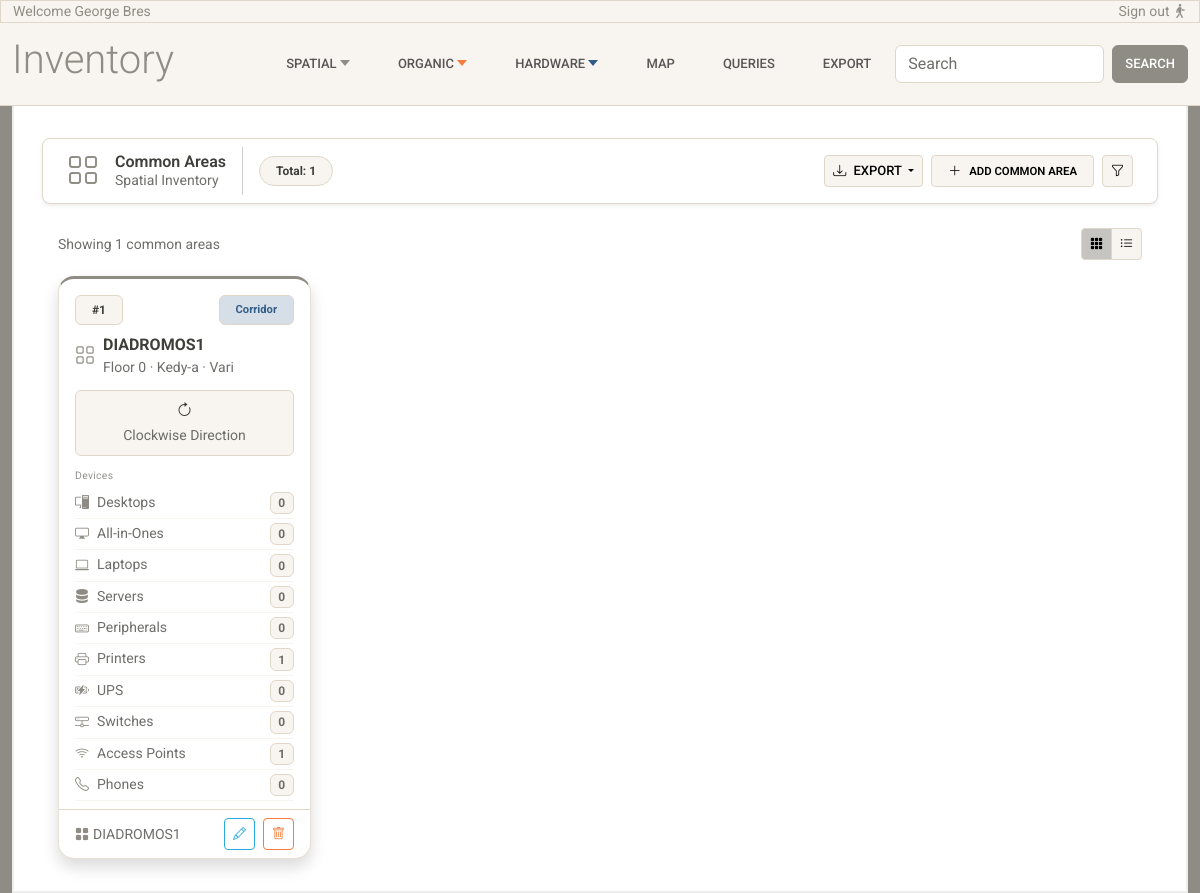
/common-areas/, run on the app's committed database.
### inventory/models.py (models this page shows, shortened)
class LifeCycle(models.Model):
    is_active = models.BooleanField(default=True)
    valid_from = models.DateField(default=timezone.now)
    valid_to = models.DateField(null=True, blank=True)
    class Meta:
        abstract = True

class CommonArea(LifeCycle):
    AREA_TYPE_CHOICES = [
        ("corridor",    "Corridor"),
        ("lobby",       "Lobby"),
        ("server_room", "Server Room"),
        ("other",       "Other"),
    ]
    floor = models.ForeignKey(
        Floor,
        on_delete=models.RESTRICT,
        related_name="common_areas"
    )
    name = models.CharField(max_length=150)
    area_type = models.CharField(
        max_length=20,
        choices=AREA_TYPE_CHOICES,
        default="corridor"
    )
    class Meta:
        unique_together = ("floor", "name")

class Floor(LifeCycle):
    building = models.ForeignKey(
        Building,
        on_delete=models.RESTRICT,
        related_name="floors"
    )
    floor_number = models.IntegerField()
    class Meta:
        unique_together = ("building", "floor_number")
        constraints = [
            models.CheckConstraint(
                condition=models.Q(floor_number__gte=-2),
                name="floor_number_min_minus_2",
                violation_error_message="Ο αριθμός ορόφου δεν μπορεί να είναι μικρότερος του -2."
            )
        ]

class Building(LifeCycle):
    area = models.ForeignKey(
        Area,
        on_delete=models.RESTRICT,
        related_name="buildings"
    )
    name = models.CharField(max_length=150)
    address = models.CharField(max_length=250, blank=True, null=True)

class Area(models.Model):
    city = models.ForeignKey(
        City,
        on_delete=models.RESTRICT,
        related_name="areas"
    )
    name = models.CharField(max_length=150)
    class Meta:
        constraints = [
            models.UniqueConstraint(fields=["city", "name"], name="unique_area_per_city")
        ]

### inventory/views.py (the view)
# urls.py: path('common-areas/', views.common_areas_list, name='common-areas-list'),
def common_areas_list(request):
    common_areas = CommonArea.objects.select_related(
        "floor__building__area__city"
    ).annotate(
        desktops_count=Count("devices__desktopcomputer", distinct=True),
        allinones_count=Count("devices__allinonecomputer", distinct=True),
        laptops_count=Count("devices__laptopcomputer", distinct=True),
        servers_count=Count("devices__servercomputer", distinct=True),
        printers_count=Count("devices__printer", distinct=True),
        ups_count=Count("devices__ups", distinct=True),
        switches_count=Count("devices__switch", distinct=True),
        phones_count=Count("devices__phone", distinct=True),
        accesspoints_count=Count("devices__accesspoint", distinct=True),
        peripherals_count=Count("devices__peripherals", distinct=True),
    )
    return render(
        request, "inventory/common-areas-list.html", {"common_areas": common_areas}
    )

### inventory/templates/inventory/common-areas-list.html (shortened to what this page needs)
{% extends 'inventory/base.html' %}
{% load static %}
{% block content %}
<div class="container-fluid">
  <nav class="navbar bg-white border shadow-sm sticky-top px-4 mb-4 rounded-3 z-1">
    <div class="d-flex align-items-center gap-3">
      <i class="bi bi-grid text-secondary fs-2"></i>
      <div class="d-flex flex-column lh-sm">
        <span class="fw-semibold text-dark">Common Areas</span>
        <span class="text-muted small">Spatial Inventory</span>
      </div>
      <div class="d-flex align-items-center gap-2">
        <span class="badge bg-light text-dark border rounded-5 px-3 py-2">Total: {{ common_areas|length }}</span>
      </div>
    </div>
    <div class="d-flex align-items-center gap-2 ms-auto">
      <div class="dropdown">
        <button class="btn btn-sm btn-light border dropdown-toggle" data-bs-toggle="dropdown">
          <i class="bi bi-download me-1"></i> Export
        </button>
      </div>
      <a href="#" class="btn btn-sm btn-light border d-flex align-items-center gap-2 px-3">
        <i class="bi bi-plus-lg"></i>
        <span class="small fw-semibold">Add Common Area</span>
      </a>
      <button class="btn btn-sm btn-light border">
        <i class="bi bi-funnel"></i>
      </button>
    </div>
  </nav>
  <div class="d-flex justify-content-between align-items-center px-3 mb-3">
    <span class="text-muted small">Showing {{ common_areas|length }} common areas</span>
    <div class="btn-group btn-group-sm">
      <button class="btn btn-light border active"><i class="bi bi-grid-3x3-gap-fill"></i></button>
      <button class="btn btn-light border"><i class="bi bi-list-ul"></i></button>
    </div>
  </div>
  <div class="px-3">
    <div class="row g-4" data-masonry='{"percentPosition": true, "horizontalOrder": true}'>
      {% for common_area in common_areas %}
      <div class="col-12 col-sm-6 col-md-4 col-lg-3">
        <div class="card h-100 shadow rounded-4 overflow-hidden card-hover card-spatial">
          <div class="card-header bg-transparent border-0 pt-3 pb-1 px-3">
            <div class="d-flex justify-content-between align-items-center mb-2">
              <span class="badge bg-light text-dark border rounded-2 px-3 py-2">#{{ forloop.counter|stringformat:"d" }}</span>
               <span class="badge border rounded-2 px-3 py-2 {% if common_area.area_type == 'corridor' %}bg-primary-subtle text-primary{% elif common_area.area_type == 'lobby' %}bg-success-subtle text-success{% elif common_area.area_type == 'server_room' %}bg-danger-subtle text-danger{% else %}bg-secondary-subtle text-secondary{% endif %}" style="font-size: 0.7rem;">
                    {{ common_area.get_area_type_display }}
                  </span>
            </div>
            <div class="d-flex align-items-center gap-2">
              <i class="bi {% if common_area.area_type == 'corridor' %}bi-grid{% elif common_area.area_type == 'lobby' %}bi-door-open{% elif common_area.area_type == 'server_room' %}bi-server{% else %}bi-grid{% endif %} text-secondary fs-5"></i>
              <div>
                <span class="fw-bold text-dark">{{ common_area.name|capfirst }}</span>
                <span class="text-muted small d-block">Floor {{ common_area.floor.floor_number }} · {{ common_area.floor.building.name|capfirst }} · {{ common_area.floor.building.area.name|capfirst }}</span>
              </div>
            </div>
          </div>
          <div class="card-body pt-2 pb-2 px-3">
            <div class="row g-1">
              <div class="col-12">
                <div class="bg-light border rounded p-2 text-center stat-box">
                  <span class="fw-semibold d-block"><i class="bi bi-arrow-clockwise"></i></span>
                  <span class="text-muted small">Clockwise Direction</span>
                </div>
              </div>
            </div>
          </div>
          <div class="px-3 pt-1 pb-2">
            <span class="text-muted opacity-75 section-label d-block mb-1">Devices</span>
            <div class="d-flex align-items-center gap-2 py-1 border-bottom border-light">
              <i class="bi bi-pc-display text-secondary small"></i>
              <div class="d-flex justify-content-between w-100">
                <span class="text-muted small">Desktops</span>
                <span class="badge bg-light text-muted border">{{ common_area.desktops_count }}</span>
              </div>
            </div>
            <div class="d-flex align-items-center gap-2 py-1 border-bottom border-light">
              <i class="bi bi-display text-secondary small"></i>
              <div class="d-flex justify-content-between w-100">
                <span class="text-muted small">All-in-Ones</span>
                <span class="badge bg-light text-muted border">{{ common_area.allinones_count }}</span>
              </div>
            </div>
            <div class="d-flex align-items-center gap-2 py-1 border-bottom border-light">
              <i class="bi bi-laptop text-secondary small"></i>
              <div class="d-flex justify-content-between w-100">
                <span class="text-muted small">Laptops</span>
                <span class="badge bg-light text-muted border">{{ common_area.laptops_count }}</span>
              </div>
            </div>
            <div class="d-flex align-items-center gap-2 py-1 border-bottom border-light">
              <i class="bi bi-server text-secondary small"></i>
              <div class="d-flex justify-content-between w-100">
                <span class="text-muted small">Servers</span>
                <span class="badge bg-light text-muted border">{{ common_area.servers_count }}</span>
              </div>
            </div>
            <div class="d-flex align-items-center gap-2 py-1 border-bottom border-light">
              <i class="bi bi-keyboard text-secondary small"></i>
              <div class="d-flex justify-content-between w-100">
                <span class="text-muted small">Peripherals</span>
                <span class="badge bg-light text-muted border">{{ common_area.peripherals_count }}</span>
              </div>
            </div>
            <div class="d-flex align-items-center gap-2 py-1 border-bottom border-light">
              <i class="bi bi-printer text-secondary small"></i>
              <div class="d-flex justify-content-between w-100">
                <span class="text-muted small">Printers</span>
                <span class="badge bg-light text-muted border">{{ common_area.printers_count }}</span>
              </div>
            </div>
            <div class="d-flex align-items-center gap-2 py-1 border-bottom border-light">
              <i class="bi bi-battery-charging text-secondary small"></i>
              <div class="d-flex justify-content-between w-100">
                <span class="text-muted small">UPS</span>
                <span class="badge bg-light text-muted border">{{ common_area.ups_count }}</span>
              </div>
            </div>
            <div class="d-flex align-items-center gap-2 py-1 border-bottom border-light">
              <i class="bi bi-hdd-network text-secondary small"></i>
              <div class="d-flex justify-content-between w-100">
                <span class="text-muted small">Switches</span>
                <span class="badge bg-light text-muted border">{{ common_area.switches_count }}</span>
              </div>
            </div>
             <div class="d-flex align-items-center gap-2 py-1 border-bottom border-light">
              <i class="bi bi-wifi text-secondary small"></i>
              <div class="d-flex justify-content-between w-100">
                <span class="text-muted small">Access Points</span>
                <span class="badge bg-light text-muted border">{{ common_area.accesspoints_count }}</span>
              </div>
            </div>
            <div class="d-flex align-items-center gap-2 py-1 border-bottom border-light">
              <i class="bi bi-telephone text-secondary small"></i>
              <div class="d-flex justify-content-between w-100">
                <span class="text-muted small">Phones</span>
                <span class="badge bg-light text-muted border">{{ common_area.phones_count }}</span>
              </div>
            </div>
          </div>
          <div class="d-flex justify-content-between align-items-center px-3 py-2 border-top">
            <div class="d-flex align-items-center gap-1 small text-muted">
              <i class="bi bi-grid-fill text-secondary"></i>
              {{ common_area.name|capfirst }}
            </div>
            <div class="d-flex gap-2">
              <button class="btn btn-sm btn-outline-info border-1"><i class="bi bi-pencil"></i></button>
              <button class="btn btn-sm btn-outline-warning border-1"><i class="bi bi-trash"></i></button>
            </div>
          </div>
        </div>
      </div>
      {% endfor %}
    </div>
  </div>
</div>
{% endblock %}

### inventory/static/inventory/css/base.css (style rules this page uses)
body { padding-top: 0px; }
.card { border-radius: 0.5rem; }
.card-hover { transition: transform .2s ease-in-out, box-shadow .2s ease-in-out; }
.section-label { font-size: 0.65rem; letter-spacing: 0.03em; }
.card-spatial { border-top: 3px solid var(--bs-secondary) !important; }

### inventory/templates/inventory/common-areas-list.html (style rules this page uses)
.card-hover { transition: transform .2s ease-in-out, box-shadow .2s ease-in-out; }
.section-label { font-size: 0.65rem; letter-spacing: 0.03em; }

### data on the page
CommonArea: area_type "Corridor", name "DIADROMOS1", floor.floor_number "0", floor.building.name "Kedy-a", floor.building.area.name "Vari", desktops_count "0", allinones_count "0", laptops_count "0", servers_count "0", peripherals_count "0", printers_count "1", ups_count "0", switches_count "0", accesspoints_count "1", phones_count "0"

### other printed values
{{ common_areas|length }} "1"
